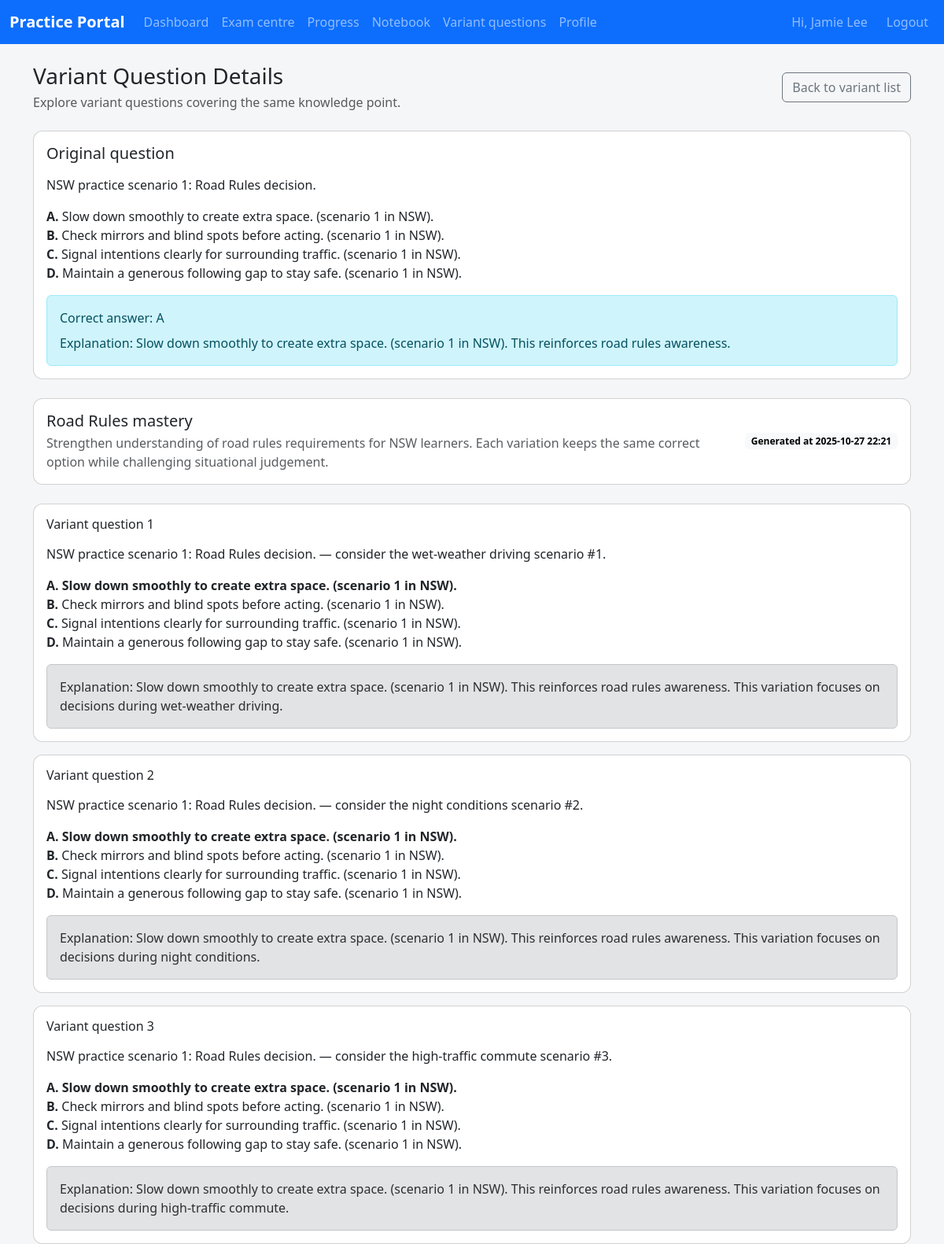
The page /student/variant?question=1 (signed in) on the database its author committed.
### app/models.py (models this page shows, shortened)
class Student(UserMixin, db.Model):
    __tablename__ = "students"
    id = db.Column(db.Integer, primary_key=True)
    name = db.Column(db.String(120), nullable=False)
    email = db.Column(db.String(120), unique=True)
    mobile_number = db.Column(db.String(20), unique=True, nullable=False)
    password_hash = db.Column(db.String(255), nullable=False)
    state = db.Column(db.String(10), nullable=False)
    preferred_language = db.Column(db.String(20), nullable=False, default="ENGLISH")
    target_exam_date = db.Column(Date)
    avatar_url = db.Column(db.String(500))
    notification_push_enabled = db.Column(Boolean, nullable=False, default=True)
    notification_email_enabled = db.Column(Boolean, nullable=False, default=True)
    profile_version = db.Column(db.Integer, nullable=False, default=1)
    profile_updated_at = db.Column(
        db.DateTime, default=datetime.utcnow, onupdate=datetime.utcnow, nullable=False
    )
    last_login_at = db.Column(db.DateTime)
    assigned_coach_id = db.Column(db.Integer, db.ForeignKey("coaches.id"))
    coach = db.relationship("Coach", back_populates="students")
    mock_exam_summaries = db.relationship(
        "MockExamSummary", back_populates="student", cascade="all, delete-orphan"
    )
    bookings = db.relationship("Appointment", back_populates="student")
    exam_sessions = db.relationship(
        "StudentExamSession", back_populates="student", cascade="all, delete-orphan"
    )
    question_attempts = db.relationship(
        "QuestionAttempt", back_populates="student", cascade="all, delete-orphan"
    )
    notebook_entries = db.relationship(
        "NotebookEntry", back_populates="student", cascade="all, delete-orphan"
    )
    state_progress = db.relationship(
        "StudentStateProgress", back_populates="student", cascade="all, delete-orphan"
    )
    auth_tokens = db.relationship(
        "StudentAuthToken", back_populates="student", cascade="all, delete-orphan"
    )
    starred_questions = db.relationship(
        "StarredQuestion", back_populates="student", cascade="all, delete-orphan"
    )
    login_windows = db.relationship(
        "StudentLoginRateLimit", back_populates="student", cascade="all, delete-orphan"
    )
    variant_groups = db.relationship(
        "VariantQuestionGroup", back_populates="student", cascade="all, delete-orphan"
    )
    variant_questions = db.relationship(
        "VariantQuestion", back_populates="student", cascade="all, delete-orphan"
    )
    @property
    def is_student(self) -> bool:
        return True

class Question(db.Model):
    __tablename__ = "questions"
    id = db.Column(db.Integer, primary_key=True)
    qid = db.Column(db.String(50), nullable=False)
    prompt = db.Column(db.Text, nullable=False)
    language = db.Column(db.String(20), nullable=False, default="ENGLISH")
    state_scope = db.Column(db.String(10), nullable=False, default="ALL")
    topic = db.Column(db.String(120), nullable=False, default="general")
    option_a = db.Column(db.String(255), nullable=False, default="Option A")
    option_b = db.Column(db.String(255), nullable=False, default="Option B")
    option_c = db.Column(db.String(255), nullable=False, default="Option C")
    option_d = db.Column(db.String(255), nullable=False, default="Option D")
    correct_option = db.Column(db.String(1), nullable=False, default="A")
    explanation = db.Column(db.Text, nullable=False, default="")
    image_url = db.Column(db.String(500))
    __table_args__ = (
        UniqueConstraint(
            "qid", "state_scope", "language", name="uq_question_qid_state_language"
        ),
    )

class VariantQuestionGroup(db.Model):
    __tablename__ = "variant_question_groups"
    id = db.Column(db.Integer, primary_key=True)
    student_id = db.Column(db.Integer, db.ForeignKey("students.id"), nullable=False)
    base_question_id = db.Column(db.Integer, db.ForeignKey("questions.id"), nullable=False)
    knowledge_point_name = db.Column(db.String(255), nullable=False)
    knowledge_point_summary = db.Column(db.Text, nullable=False)
    created_at = db.Column(db.DateTime, default=datetime.utcnow, nullable=False)
    student = db.relationship("Student", back_populates="variant_groups")
    base_question = db.relationship("Question")
    variants = db.relationship(
        "VariantQuestion", back_populates="group", cascade="all, delete-orphan"
    )

class VariantQuestion(db.Model):
    __tablename__ = "variant_questions"
    id = db.Column(db.Integer, primary_key=True)
    group_id = db.Column(
        db.Integer, db.ForeignKey("variant_question_groups.id"), nullable=False
    )
    student_id = db.Column(db.Integer, db.ForeignKey("students.id"), nullable=False)
    prompt = db.Column(db.Text, nullable=False)
    option_a = db.Column(db.String(255), nullable=False)
    option_b = db.Column(db.String(255), nullable=False)
    option_c = db.Column(db.String(255), nullable=False)
    option_d = db.Column(db.String(255), nullable=False)
    correct_option = db.Column(db.String(1), nullable=False)
    explanation = db.Column(db.Text, nullable=False)
    created_at = db.Column(db.DateTime, default=datetime.utcnow, nullable=False)
    group = db.relationship("VariantQuestionGroup", back_populates="variants")
    student = db.relationship("Student", back_populates="variant_questions")

### app/student/routes.py (the view, shortened to what this page needs)
@student_bp.route("/variant")
@login_required
def variant():
    student = _current_student()
    if not student:
        return _redirect_non_students()
    raw_question_id = request.args.get("question")
    raw_group_id = request.args.get("group")
    question_id = None  # Question identifier extracted from the query string
    group_id = None  # Variant group identifier extracted from the query string
    try:
        question_id = int(raw_question_id) if raw_question_id else None
    except (TypeError, ValueError):
        question_id = None
    try:
        group_id = int(raw_group_id) if raw_group_id else None
    except (TypeError, ValueError):
        group_id = None
    if not question_id and not group_id:
        flash(_t("Select a question to generate variants."), "warning")
        return redirect(url_for("student.variant_list"))
    group = None  # VariantQuestionGroup to display on the page
    base_question = None  # Underlying question associated with the group
    generation_mode = False  # Flag indicating whether the page should show the form
    if question_id and not group:
        base_question = db.session.get(Question, question_id)
        if not base_question:
            flash(_t("The requested question does not exist."), "danger")
            return redirect(url_for("student.variant_list"))
        if not _question_accessible(base_question, student):
            flash(_t("This question is not available for your state."), "danger")
            return redirect(url_for("student.variant_list"))
        group = _existing_variant_group(student.id, base_question.id)
        if not group:
            generation_mode = True
    variant_records: list[VariantQuestion] = []  # Variants to display beneath the question
    if group and not generation_mode:
        variant_records = sorted(
            (
                variant
                for variant in group.variants
                if variant.student_id == student.id
            ),
            key=lambda item: item.created_at,
        )  # Ensure variants render chronologically and are scoped to the student
    return render_template(
        "student/variant.html",
        base_question=base_question,
        group=group,
        variants=variant_records,
        generation_mode=generation_mode,
        variant_min_count=VARIANT_MIN_COUNT,
        variant_max_count=VARIANT_MAX_COUNT,
        variant_default_count=VARIANT_DEFAULT_COUNT,
    )

### app/templates/student/variant.html (shortened to what this page needs)
{% extends "base.html" %}
{% block content %}
<div class="d-flex flex-column flex-lg-row align-items-lg-center justify-content-between gap-3 mb-4">
  <div>
    <h1 class="h3 mb-1">{{ _('Variant Question Details') }}</h1>
    <p class="text-muted mb-0">{{ _('Explore variant questions covering the same knowledge point.') }}</p>
  </div>
  <a class="btn btn-outline-secondary" href="{{ url_for('student.variant_list') }}">{{ _('Back to variant list') }}</a>
</div>
{% if not base_question %}
<div class="alert alert-warning" role="alert">{{ _('Unable to locate the base question for this request.') }}</div>
{% else %}
<div class="card mb-4">
  <div class="card-body">
    <h2 class="h5 mb-3">{{ _('Original question') }}</h2>
    <p class="mb-3">{{ base_question.prompt|safe }}</p>
    <ul class="list-unstyled">
      <li><strong>A.</strong> {{ base_question.option_a }}</li>
      <li><strong>B.</strong> {{ base_question.option_b }}</li>
      <li><strong>C.</strong> {{ base_question.option_c }}</li>
      <li><strong>D.</strong> {{ base_question.option_d }}</li>
    </ul>
    <div class="alert alert-info mb-0">
      <div>{{ _('Correct answer') }}: {{ base_question.correct_option }}</div>
      {% if base_question.explanation %}
      <div class="mt-2">{{ _('Explanation') }}: {{ base_question.explanation|safe }}</div>
      {% endif %}
    </div>
  </div>
</div>
{% if generation_mode %}
<div class="card">
  <div class="card-body">
    <h2 class="h5 mb-3">{{ _('Generate variant questions by AI') }}</h2>
    <p class="text-muted">{{ _('Select how many variants you need and let the AI draft them for you.') }}</p>
    <form
      id="variant-generate-form"
      class="row g-3"
      method="post"
      action="{{ url_for('student.variant_generate') }}"
      data-generate-url="{{ url_for('student.variant_generate') }}"
      data-question-id="{{ base_question.id }}"
    >
      <input type="hidden" name="questionId" value="{{ base_question.id }}">
      <div class="col-sm-4 col-md-3">
        <label for="variant_count" class="form-label">{{ _('Variants to generate') }}</label>
        <input
          type="number"
          id="variant_count"
          name="variantCount"
          class="form-control"
          value="{{ variant_default_count }}"
          min="{{ variant_min_count }}"
          max="{{ variant_max_count }}"
          required
        >
        <div class="form-text">
          {{ _('Allowed range') }}: {{ variant_min_count }}-{{ variant_max_count }}
        </div>
      </div>
      <div class="col-12">
        <button type="submit" class="btn btn-lg btn-primary" id="variant-generate-submit">
          {{ _('Generate variants') }}
        </button>
      </div>
    </form>
  </div>
</div>
{% elif group %}
<div class="card mb-4">
  <div class="card-body">
    <div class="d-flex flex-column flex-md-row align-items-md-center justify-content-between gap-3">
      <div>
        <h2 class="h5 mb-1">{{ group.knowledge_point_name }}</h2>
        <p class="text-muted mb-0">{{ group.knowledge_point_summary }}</p>
      </div>
      <span class="badge text-bg-light">{{ _('Generated at') }} {{ group.created_at.strftime('%Y-%m-%d %H:%M') }}</span>
    </div>
  </div>
</div>
{% if variants %}
<div class="row g-3">
  {% for variant in variants %}
  <div class="col-12">
    <div class="card h-100">
      <div class="card-body">
        <h3 class="h6 mb-3">{{ _('Variant question') }} {{ loop.index }}</h3>
        <p class="mb-3">{{ variant.prompt|safe }}</p>
        <ul class="list-unstyled mb-3">
          <li {% if variant.correct_option == 'A' %}class="fw-semibold"{% endif %}><strong>A.</strong> {{ variant.option_a }}</li>
          <li {% if variant.correct_option == 'B' %}class="fw-semibold"{% endif %}><strong>B.</strong> {{ variant.option_b }}</li>
          <li {% if variant.correct_option == 'C' %}class="fw-semibold"{% endif %}><strong>C.</strong> {{ variant.option_c }}</li>
          <li {% if variant.correct_option == 'D' %}class="fw-semibold"{% endif %}><strong>D.</strong> {{ variant.option_d }}</li>
        </ul>
        {% if variant.explanation %}
        <div class="alert alert-secondary mb-0">{{ _('Explanation') }}: {{ variant.explanation|safe }}</div>
        {% endif %}
      </div>
    </div>
  </div>
  {% endfor %}
</div>
{% else %}
<div class="alert alert-info" role="alert">
  {{ _('This variant set has no questions yet.') }}
</div>
{% endif %}
{% endif %}
{% endif %}
{% endblock %}

### app/templates/base.html (shortened to what this page needs)
<!doctype html>
<html lang="{{ 'zh-Hans' if active_language == 'CHINESE' else 'en' }}">
  <head>
    <link
      href="https://cdn.jsdelivr.net/npm/bootstrap@5.3.3/dist/css/bootstrap.min.css"
      rel="stylesheet"
    >
    <link rel="stylesheet" href="{{ url_for('static', filename='css/app.css') }}">
  </head>
  <body class="{% block body_class %}{% endblock %}">
    {% block navbar %}
    <nav class="navbar navbar-expand-lg navbar-dark bg-primary mb-4">
      <div class="container-fluid">
        {% if current_user.is_authenticated %}
          {% set is_student = current_user.is_student %}
          {% set home_endpoint = 'student.dashboard' if is_student else 'coach.dashboard' %}
        {% else %}
          {% set is_student = False %}
          {% set home_endpoint = 'coach.login' %}
        {% endif %}
        <a class="navbar-brand" href="{{ url_for(home_endpoint) }}" aria-label="{{ _('Dashboard') }}">
          {{ _('Practice Portal') }}
        </a>
        <div class="collapse navbar-collapse" id="navbarNav">
          <ul class="navbar-nav me-auto">
            {% if current_user.is_authenticated %}
              {% if is_student %}
              <li class="nav-item"><a class="nav-link" href="{{ url_for('student.dashboard') }}">{{ _('Dashboard') }}</a></li>
              <li class="nav-item"><a class="nav-link" href="{{ url_for('student.exams') }}">{{ _('Exam centre') }}</a></li>
              <li class="nav-item"><a class="nav-link" href="{{ url_for('student.progress') }}">{{ _('Progress') }}</a></li>
              <li class="nav-item"><a class="nav-link" href="{{ url_for('student.notebook') }}">{{ _('Notebook') }}</a></li>
              <li class="nav-item"><a class="nav-link" href="{{ url_for('student.variant_list') }}">{{ _('Variant questions') }}</a></li>
              <li class="nav-item"><a class="nav-link" href="{{ url_for('student.profile') }}">{{ _('Profile') }}</a></li>
              {% endif %}
            {% endif %}
          </ul>
          <ul class="navbar-nav ms-auto align-items-center gap-3">
            {% if current_user.is_authenticated %}
            <li class="nav-item d-flex align-items-center gap-2">
              <span class="navbar-text">{{ _('Hi') }}, {{ current_user.name }}</span>
            </li>
            <li class="nav-item"><a class="nav-link" href="{{ url_for('coach.logout') }}">{{ _('Logout') }}</a></li>
            {% endif %}
          </ul>
        </div>
      </div>
    </nav>
    {% endblock %}
    <main class="{% block main_class %}container{% endblock %}">
      {% block content %}{% endblock %}
    </main>
  </body>
</html>

### rows shown on the page
Student: name "Jamie Lee"
Question: prompt "NSW practice scenario 1: Road Rules decision.", option_a "Slow down smoothly to create extra space. (scenario 1 in NSW).", option_b "Check mirrors and blind spots before acting. (scenario 1 in NSW).", option_c "Signal intentions clearly for surrounding traffic. (scenario 1 in NSW).", option_d "Maintain a generous following gap to stay safe. (scenario 1 in NSW).", correct_option "A", explanation "Slow down smoothly to create extra space. (scenario 1 in NSW). This reinforces road rules awareness."
VariantQuestionGroup: knowledge_point_name "Road Rules mastery", knowledge_point_summary "Strengthen understanding of road rules requirements for NSW learners. Each variation keeps the same correct option while challenging situational judgement.", created_at "2025-10-27 22:21"
VariantQuestion: prompt "NSW practice scenario 1: Road Rules decision. — consider the wet-weather driving scenario #1.", option_a "Slow down smoothly to create extra space. (scenario 1 in NSW).", option_b "Check mirrors and blind spots before acting. (scenario 1 in NSW).", option_c "Signal intentions clearly for surrounding traffic. (scenario 1 in NSW).", option_d "Maintain a generous following gap to stay safe. (scenario 1 in NSW).", explanation "Slow down smoothly to create extra space. (scenario 1 in NSW). This reinforces road rules awareness. This variation focuses on decisions during wet-weather driving."
VariantQuestion: prompt "NSW practice scenario 1: Road Rules decision. — consider the night conditions scenario #2.", option_a "Slow down smoothly to create extra space. (scenario 1 in NSW).", option_b "Check mirrors and blind spots before acting. (scenario 1 in NSW).", option_c "Signal intentions clearly for surrounding traffic. (scenario 1 in NSW).", option_d "Maintain a generous following gap to stay safe. (scenario 1 in NSW).", explanation "Slow down smoothly to create extra space. (scenario 1 in NSW). This reinforces road rules awareness. This variation focuses on decisions during night conditions."
VariantQuestion: prompt "NSW practice scenario 1: Road Rules decision. — consider the high-traffic commute scenario #3.", option_a "Slow down smoothly to create extra space. (scenario 1 in NSW).", option_b "Check mirrors and blind spots before acting. (scenario 1 in NSW).", option_c "Signal intentions clearly for surrounding traffic. (scenario 1 in NSW).", option_d "Maintain a generous following gap to stay safe. (scenario 1 in NSW).", explanation "Slow down smoothly to create extra space. (scenario 1 in NSW). This reinforces road rules awareness. This variation focuses on decisions during high-traffic commute."
